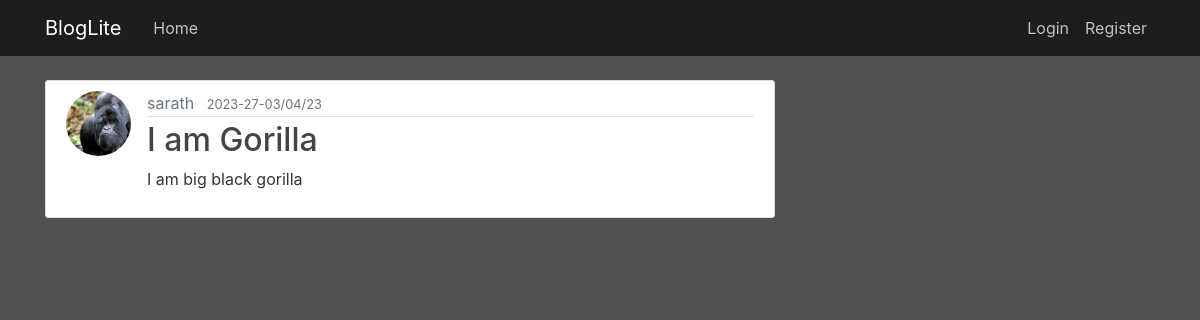
The app's page /post/4 with its own data.
### bloglite/models.py (models this page shows, shortened)
class User(db.Model,UserMixin):
    id= db.Column(db.Integer, primary_key=True)
    username = db.Column(db.String(20), unique=True, nullable=False)
    email = db.Column(db.String(120), unique=True, nullable=False)
    image_file = db.Column(db.String(20), nullable=False, default='default.jpg')
    password = db.Column(db.String(60), nullable=False)
    posts = db.relationship('Post', backref='use', lazy=True)

class Post(db.Model):
    id = db.Column(db.Integer, primary_key=True)
    title = db.Column(db.String(100), nullable=False)
    date_posted = db.Column(db.DateTime, nullable=False, default=datetime.utcnow)
    content = db.Column(db.Text, nullable=False)
    userid = db.Column(db.Integer, db.ForeignKey('user.id'), nullable=False)

### bloglite/routes.py (the view)
@app.route("/post/<int:post_id>")
def post(post_id):
    post = Post.query.get_or_404(post_id)
    return render_template('post.html', title=post.title, post=post)

### bloglite/templates/post.html (shortened to what this page needs)
{% extends "layout.html" %}
{% block content %}
  <article class="media content-section">
    <img class="rounded-circle article-img" src="{{ url_for('static', filename='images/' + post.use.image_file) }}">
    <div class="media-body">
      <div class="article-metadata">
        <a class="mr-2" href="#">{{ post.use.username }}</a>
        <small class="text-muted">{{ post.date_posted.strftime('%Y-%M-%D') }}</small>
      </div>
      <h2 class="article-title">{{ post.title }}</h2>
      <p class="article-content">{{ post.content }}</p>
    </div>
  </article>
{% endblock content %}

### bloglite/static/main.css (style rules this page uses)
body { background: #525151; color: #333333; margin-top: 5rem; }
h1, h2, h3, h4, h5, h6 { color: #444444; }
.content-section { background: #ffffff; padding: 10px 20px; border: 1px solid #dddddd; border-radius: 3px; margin-bottom: 20px; }
.article-title { color: #444444; }
.article-content { white-space: pre-line; }
.article-img { height: 65px; width: 65px; margin-right: 16px; }
.article-metadata { padding-bottom: 1px; margin-bottom: 4px; border-bottom: 1px solid #e3e3e3 }
a.mr-2 { color: #6c757d; }

### records on screen
User: image_file (picture), use.username "sarath"
Post: date_posted "2023-27-03/04/23", title "I am Gorilla", content "I am big black gorilla"
